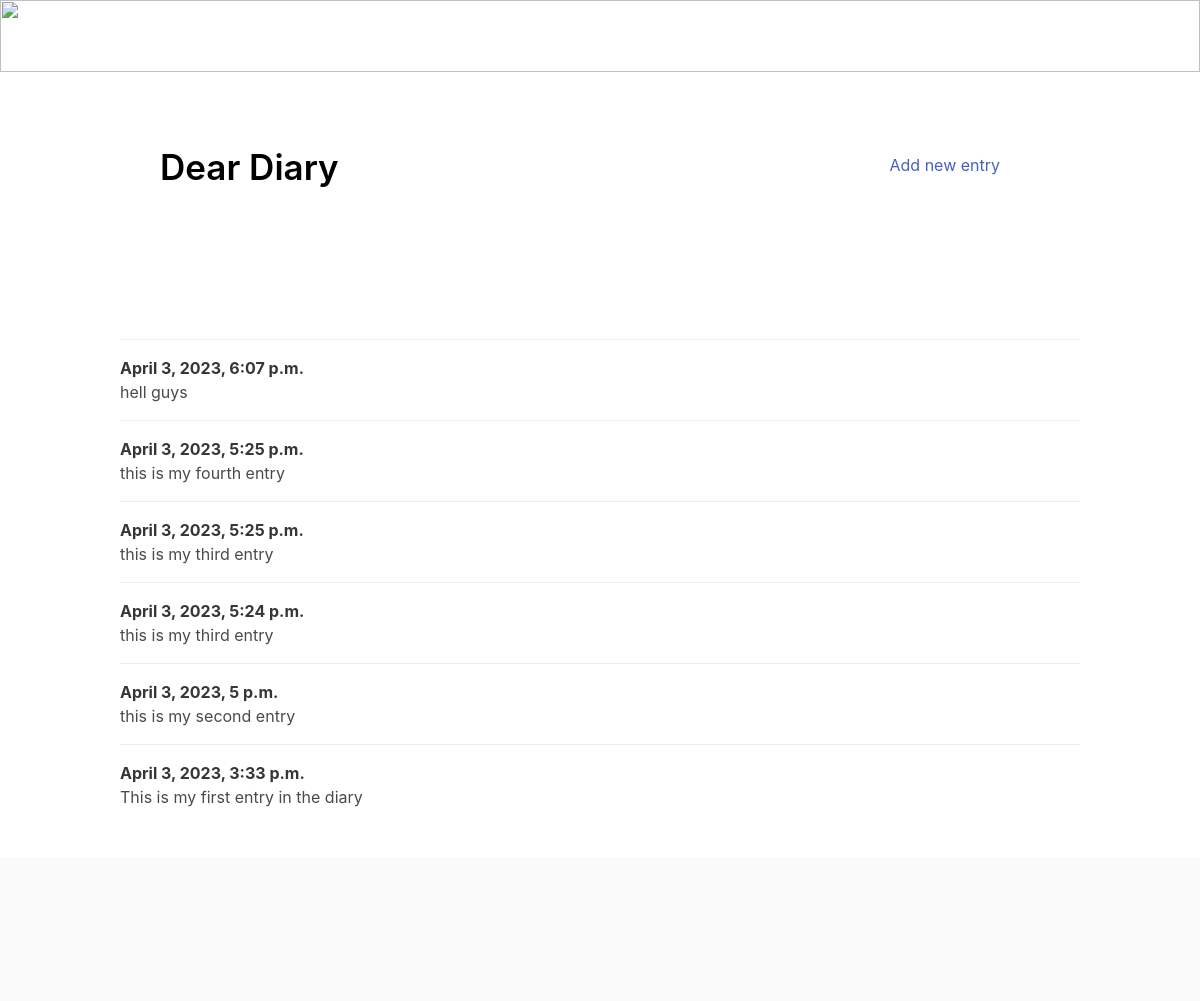
The app's page /diary/, older data.
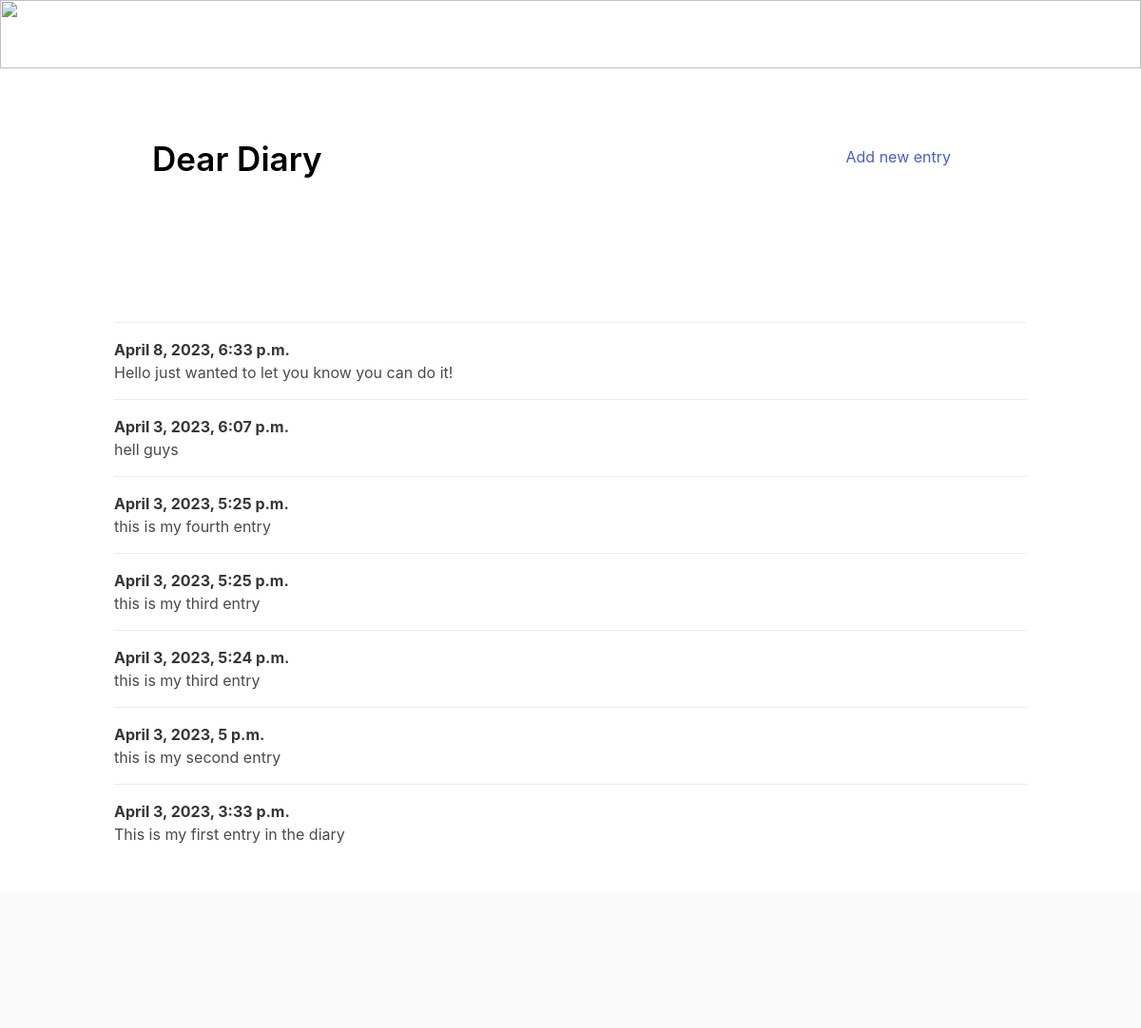
The same page, newer data.
### diary/models.py (models this page shows, shortened)
class Diary_entry(models.Model):
    text = models.TextField()
    date_posted = models.DateTimeField(auto_now_add=True)
    class Meta:
        verbose_name_plural='entries'

### diary/views.py (the view)
# urls.py: path('',views.index,name='index'),
def index(request):
    entries = Diary_entry.objects.order_by('-date_posted')
    context = {'entries' : entries}
    return render(request, 'diary/index.html',context)

### diary/templates/diary/index.html (shortened to what this page needs)
{% load static %}
<html lang="en">
<head>
    <link rel="stylesheet" href="https://cdnjs.cloudflare.com/ajax/libs/bulma/0.6.2/css/bulma.min.css" />
</head>
<body>
    <section class="hero-is-primary">
        <img src="{% static 'diaryhead.jpg' %}" style="width:100%;height:30%">
        <div class="hero-body">
            <div class="container">
                <h1 class="title">
                    Dear Diary
                </h1>
            </div>
        </div>
    </section>
    <section class="section">
        <div class="container">
            <article class="media">
                <div class="media-content">
                    <div class="content2">
                        <a href="add.html">Add new entry</a>
                    </div>
                </div>
            </article>
            {% for Diary_entry in entries %}
                <article class="media">
                    <div class="media-content">
                        <div class="content">
                            <p>
                                <strong>{{ Diary_entry.date_posted }}</strong>
                                <br> {{ Diary_entry.text }}
                            </p>
                        </div>
                    </div>
                </article>
            {% endfor %}
        </div>
    </section>
    <footer class="footer">
    </footer>
</body>
</html>

### diary/templates/diary/index.html (style rules this page uses)
* { margin: 0; padding: 0; }
.hero-is-primary { z-index: 2; margin-bottom:-100px; }
.title { position: relative; bottom:140px; left: 40px; color:black; font-size: 35px; }
.content2 { position: absolute; top:-170px; right: 80px; text-decoration: none; z-index: 2; }

Row changes from the older to the newer data that the page shows:
added Diary_entry: date_posted "April 8, 2023, 6:33 p.m.", text "Hello just wanted to let you know you can do it!"
